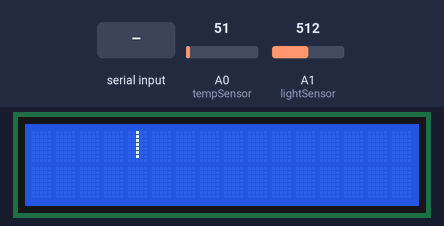
The sketch below on a simulated Arduino Uno, built with avr-gcc and run on an emulated ATmega328P. Parts: 16×2 character LCD. Inputs (shaded band) come from the test bench; at power-on: A1 (lightSensor) = 512, A0 (tempSensor) = 51. What the sketch prints to the serial monitor is not drawn.

Above: at 1.1 s.
1.9 s: "90,45,200,10,150,30\n" received over the second serial link
At 3.5 s:
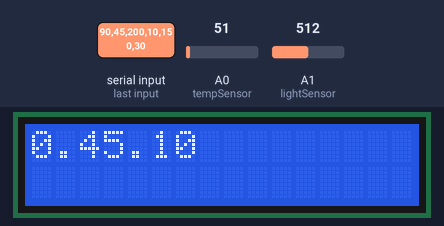
3.6 s: "90,45,200\n" received over the second serial link
At 6.5 s:
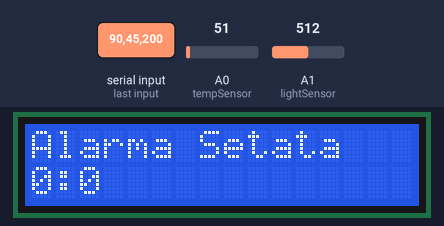
6.6 s: A1 (lightSensor) set to 716
At 7.9 s:
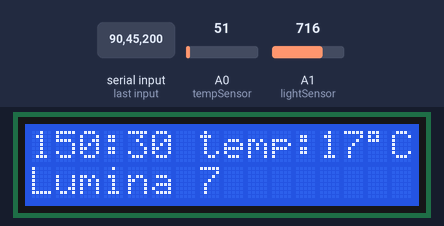
9.6 s: "30,150,10\n" received over the second serial link
At 11.9 s:
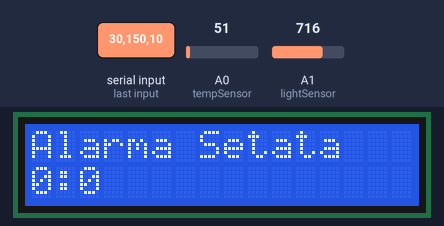
12.6 s: "3\n" received over the second serial link
Timing chart, 0 to 15.6 s (numbered marks = the images above; inputs shaded):
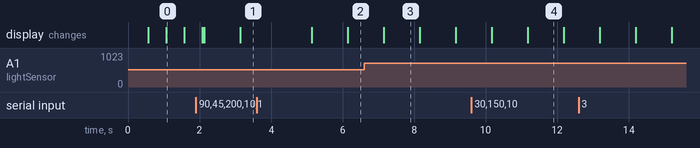

Measured:
- after the input at 1.9 s, the display: first changes after 0.18 s (image 1 shows a later state)
- what the display in image 0 shows lasts 0.5 s, from 1.1 s to 1.6 s
- what the display in image 3 shows lasts 1.0 s, from 7.2 s to 8.2 s

The sketch:

asdl.ino
```cpp
#include <LiquidCrystal.h>
#include <SoftwareSerial.h>
#include <Servo.h>


// initialize the library with the numbers of the interface pins
int tempSensor = 0, tempVal = 0, prev_temp_val = 0, med_temp_val = 0;
int lightSensor = 1, lightValue = 0, light_count = 10;
int piezoPin = A2;
bool time_date_bool = true;
int time_date_h = 0, time_date_m, time_date_s;
bool alarma=false;
int h_alarma = 0, m_alarma = 0;


Servo servo;

LiquidCrystal lcd(7, 8, 9, 10, 11, 12); /// REGISTER SELECT PIN,ENABLE PIN,D4 PIN,D5 PIN, D6 PIN, D7 PIN
SoftwareSerial esp(2, 3);

void setup() {
  int loading_phase = 0;
  String loading_char[3];
  loading_char[0] = "    /";
  loading_char[1] = "    -";
  loading_char[2] = "    |";
  lcd.begin(16, 2);
  tempVal = analogRead(tempSensor);
  Serial.begin(9600);
  esp.begin(9600);
  Serial.println("Starting...");
  lcd.setCursor(0, 0);
  while (esp.available() < 1) {
    if (loading_phase == 3) loading_phase = 0;
    lcd.setCursor(0, 0);
    //Serial.print(loading_char[loading_phase]);
    lcd.print(loading_char[loading_phase]);
    loading_phase++;
    delay(500);
    lcd.clear();
  }
  lcd.setCursor(0, 0);
  lcd.print("Asteptare IP");
  int ip1 = 0, ip2 = 0, ip3 = 0, trash = 0;
  delay(50);
  char* in;
  while (esp.available() > 0 && time_date_bool) {
    in = esp.read();
    if (in != ".") {
      lcd.clear();
      ip1 = esp.parseInt();
      ip2 = esp.parseInt();
      trash = esp.parseInt();
      ip3 = esp.parseInt();
      time_date_h = esp.parseInt();
      time_date_m = esp.parseInt();
      time_date_s = esp.parseInt();
      ip1=ip1*100;
      delay(5);
      Serial.print(ip1); Serial.print("."); Serial.print(ip2); Serial.print("."); Serial.println(ip3);
      Serial.print(time_date_h); Serial.print(" "); Serial.print(time_date_m); Serial.print(" "); Serial.println(time_date_s);
      time_date_bool = false;
    }
  }
  lcd.setCursor(0, 0);
  lcd.print(ip1); lcd.print("."); lcd.print(ip2); lcd.print("."); lcd.print(ip3);
  delay(2000);
  time_date_s += 2;
  lcd.clear();
}


void loop() {
  String esp_data = "";
  boolean String_ready = false;
  while (esp.available()) {
    esp_data = esp.readString();
    String_ready = true;
    if (String_ready) {
      Serial.println(esp_data);
      delay(5);
      esp_data.remove(0, 20);
      Serial.println(esp_data);
      int esp_data_toInt=esp_data.toInt();
      h_alarma = esp_data_toInt/100;
      m_alarma = esp_data_toInt%100;
      Serial.print(h_alarma); Serial.println(m_alarma);
      alarma = true;
      lcd.clear();
      lcd.setCursor(0, 0);
      lcd.print("Alarma Setata");
      lcd.setCursor(0,1);
      lcd.print(h_alarma);lcd.print(":");lcd.print(m_alarma);
      delay(1000);
      time_date_s++;
    }
  }

  if (time_date_s == 60) {
    time_date_s = 0;
    time_date_m++;
  }
  if (time_date_m == 60) {
    time_date_m = 0;
    time_date_h++;
  }
  if (time_date_h == 24) {
    time_date_h = 0;
  }
  if (light_count == 10) {
    lightValue = analogRead(lightSensor);
    light_count = 0;
    tempVal = analogRead(tempSensor);
    //tone(A2, 650, 250);
    float temp = tempVal * 5.0;
    temp = temp / 1024.0;
    temp = int((temp - 0.6) * 100);
    med_temp_val = (prev_temp_val + temp) / 2;
    prev_temp_val = temp;
  }

  lcd.setCursor(0, 0);
  lcd.print(time_date_h);//print name
  lcd.print(":");
  lcd.print(time_date_m);
  lcd.print(" temp:"); lcd.print(abs(med_temp_val)); lcd.print(char(223)); lcd.print("C");
  lcd.setCursor(0, 1);
  lcd.print("Lumina "); lcd.print(lightValue / 100);
  if (alarma && time_date_h == h_alarma && time_date_m == m_alarma) {
    for (int i = 0; i < 5; i++) {
      tone(A2, 420,250);
      delay(500);
      tone(A2, 350,250);
      delay(500);
      alarma = false;
    }
    time_date_s++;
  }
  Serial.println(analogRead(lightSensor));
  delay(1000);
  //adauga la counter ul pentru verificarea luminii si modifica temperatura trecuta pentru a putea face o medie intre temperatura pe care o masoara si cea pe care a masurat-o cu o secunda inainte
  light_count++;
  time_date_s++;
  lcd.clear();

}
```
